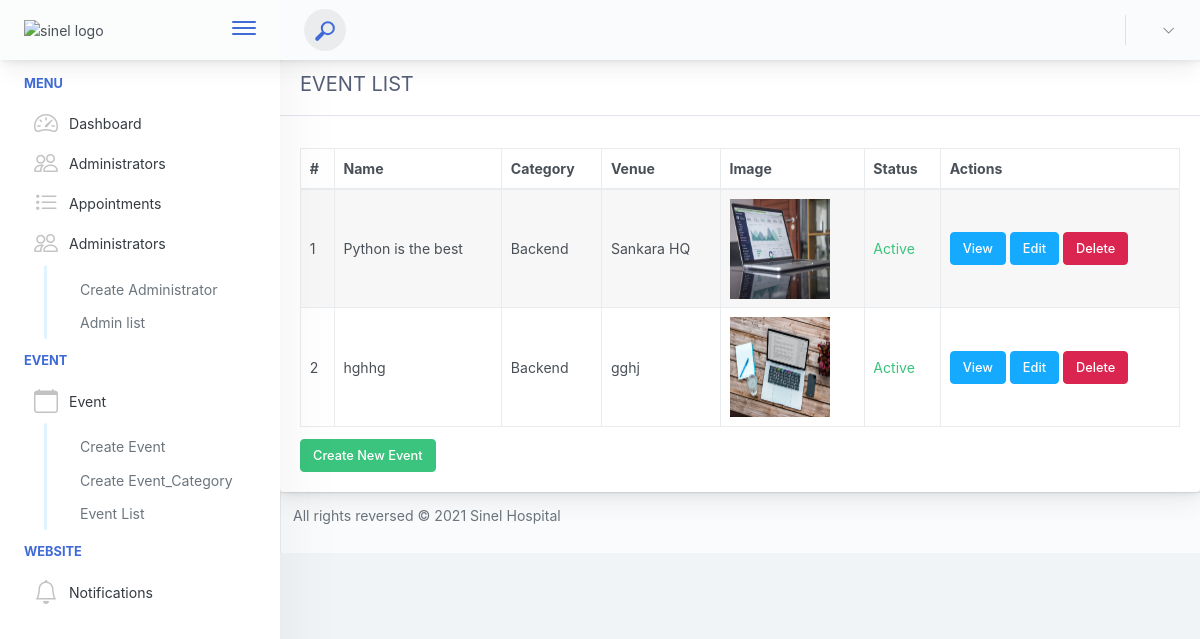
The page /dashboard/event_list/ on the database its author committed.
### event/models.py (models this page shows, shortened)
class Event(models.Model):
    category=models.ForeignKey(EventCategory,on_delete=models.CASCADE)
    title=models.CharField(max_length=100)
    uid=models.PositiveIntegerField()
    description = models.TextField()
    venue = models.CharField(max_length=255)
    start_date=models.DateField()
    end_date=models.DateField()
    location = models.CharField(max_length=255)
    maximum_attendance = models.PositiveIntegerField()
    created_date = models.DateField(auto_now_add=True)
    updated_date = models.DateField(auto_now_add=True)
    image=models.ImageField(upload_to='event/')
    status_choice = (
        ('disabled', 'Disabled'),
        ('active', 'Active'),
        ('deleted', 'Deleted'),
        ('time out', 'Time Out'),
        ('completed', 'Completed'),
        ('cancel', 'Cancel'),
    )
    status = models.CharField(choices=status_choice, max_length=10)
    speaker_name = models.CharField(max_length=120)
    start_time = models.TimeField()
    end_time = models.TimeField()

class EventCategory(models.Model):
    name=models.CharField(max_length=150,null=True)
    code=models.PositiveIntegerField()
    created_at=models.DateField(auto_now_add=True)
    updated_at=models.DateField(auto_now_add=True)
    def __str__(self):
        return self.name

### administrator/views.py (the view)
# urls.py: path('event_list/',views.EventListView.as_view(), name='event_list'),
class EventListView(View):
    template_name = "dashboard/event_list.html"
    def get(self, request, *args, **kwargs):
        try:
            events = Event.objects.all()
            context = {"event": events}
        except Event.DoesNotExist:
            context = {"event": None}
        return render(request, self.template_name, context)

### templates/dashboard/event_list.html (shortened to what this page needs)
{% extends 'dashboard/base_template.html' %}
{% block content %}
    <div class="row">
        <div class="col-md-12">
            <div class="card">
                <div class="card-header">
         <h5>Event List</h5>
                </div>
                <div class="card-body">
                      <table class="table table-striped table-bordered datatable dataTable no-footer" id="DataTables_Table_0" role="grid" aria-describedby="DataTables_Table_0_info" style="border-collapse: collapse !important">
                        <thead>
                            <tr role="row">
                                <th>#</th>
                                <th>Name</th>
                                <th>Category</th>
                                <th>Venue</th>
                                <th class="event_image">Image</th>
                                <th>Status</th>
                                <th>Actions</th>
                            </tr>
                        </thead>
                        <tbody>
                            {% for event in event %}
                              <tr>
                                  <td>{{forloop.counter}} </td>
                                  <td>{{ event.title }}</td>
                                  <td>{{ event.category }}</td>
                                  <td>{{ event.venue }}</td>
                                  <td class="event_image">
                                      <img class="event_image" src="{{ event.image.url }}" alt="Image" height="100px" width="100px">
                                  </td>
                                  <td>
                                      {% if event.status == 'active' %}
                                        <a href="" class="text-success">{{ event.status|title }}</a>
                                      {% elif event.status == 'completed' %}
                                        <a href="" class="text-primary">{{ event.status|title }}</a>
                                      {% else %}
                                        <a href="" class="text-danger">{{ event.status|title }}</a>
                                      {% endif %}
                                  </td>
                                  <td>
                                      <a class="btn btn-info" href="{% url 'administrator:event_detail' event.id %}" title="view">
                                        View
                                      </a>
                                      <a class="btn btn-info" href="{% url 'administrator:event_update' event.id %}" title="edit">
                                        Edit
                                    </a>
                                      <a class="btn btn-danger" href="{% url 'administrator:event_delete' event.id%}" title="delete">
                                          Delete
                                      </a>
                                  </td>
                              </tr>
                            {% endfor %}
                        </tbody>
                    </table>
                    <a class="btn btn-success" href="{% url 'administrator:create_event' %}">Create New Event</a>
                </div>
            </div>
        </div>
    </div>
{% endblock content %}

### rows shown on the page
Event: title "Python is the best", category "Backend", venue "Sankara HQ", image (picture), status "Active"
Event: title "hghhg", category "Backend", venue "gghj", image (picture), status "Active"
